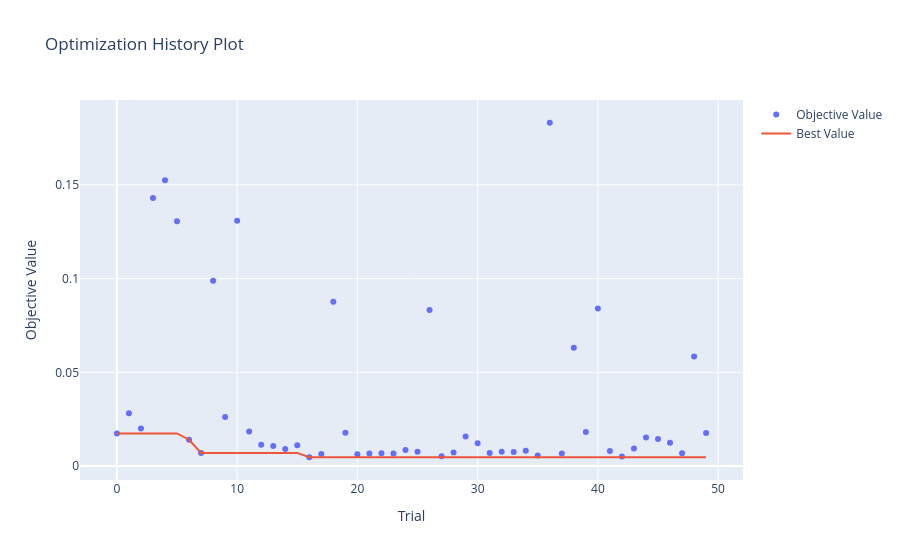
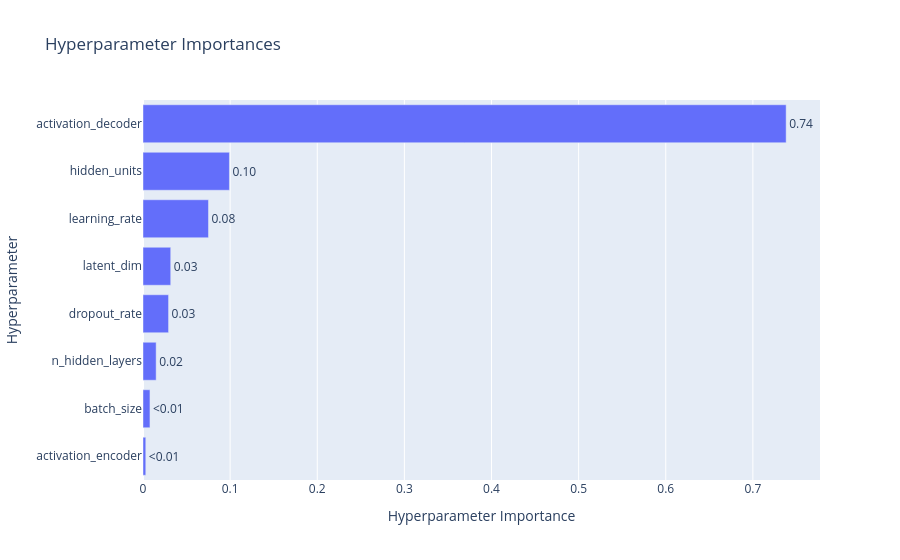

Notebook code cell kept with these figures, in order:
### Markdown cell above
## Section 3: Extended Search Space Exploration (v3)

This section explores an expanded hyperparameter space including architectural variations and different activation functions to discover potentially superior model configurations.

**Extended Search Space:**
- Latent dimension: [8, 16, 32, 64, 128]
- Learning rate: [1e-2, 5e-3, 1e-3, 5e-4, 1e-4]
- Batch size: [32, 64, 128, 256, 512, 1024]
- Dropout rate: [0.0, 0.1, 0.2, 0.3, 0.4, 0.5]
- Hidden layers: [1, 2, 3, 4]
- Hidden units: [16, 32, 64, 128, 256]
- Encoder activation: ['relu', 'tanh', 'sigmoid', 'leaky_relu']
- Decoder activation: ['relu', 'sigmoid', 'linear', 'tanh', 'leaky_relu']

**Approach:**
Systematic exploration of the extended space using random sampling to identify promising regions for further investigation.

### Code cell
if RUN_MODE:
    # Define extended search space
    # search_space_3 = {
    #     'latent_dim': [8, 16, 32, 64, 128],
    #     'learning_rate': [1e-2, 5e-3, 1e-3, 5e-4, 1e-4],
    #     'batch_size': [32, 64, 128, 256, 512, 1024],
    #     'dropout_rate': [0.0, 0.1, 0.2, 0.3, 0.4, 0.5],
    #     'n_hidden_layers': [1, 2, 3, 4],
    #     'hidden_units': [16, 32, 64, 128, 256],
    #     'activation_encoder': ['relu', 'tanh', 'sigmoid','leaky_relu'],
    #     'activation_decoder': ['relu', 'sigmoid', 'linear', 'tanh','leaky_relu']
    # }

    search_space_3 = {
    'latent_dim': [16, 32, 64],
    'learning_rate': [1e-3, 5e-4, 1e-4],
    'batch_size': [128, 256, 512],
    'dropout_rate': [0.0, 0.1, 0.2],
    'n_hidden_layers': [1, 2],
    'hidden_units': [32, 64, 128],
    'activation_encoder': ['relu', 'leaky_relu'],
    'activation_decoder': ['relu', 'sigmoid']
    }

# Output the search space for verification
    print("\nHyperparameter Search Space:")
    for param, values in search_space_3.items():
        print(f"{param}: {values}")# 
    print("\n" + "="*50)    

    # Prepare validation split for Optuna objective
    x_fit, x_val = train_test_split(X_train, test_size=0.2, random_state=42, shuffle=True)

    # Define Optuna objective function
    def objective(trial):
        """Objective function for Optuna optimization."""
        # Sample hyperparameters
        latent_dim = trial.suggest_categorical('latent_dim', search_space_3['latent_dim'])
        learning_rate = trial.suggest_loguniform('learning_rate', search_space_3['learning_rate'][1], search_space_3['learning_rate'][0])
        batch_size = trial.suggest_categorical('batch_size', search_space_3['batch_size'])
        dropout_rate = trial.suggest_categorical('dropout_rate', search_space_3['dropout_rate'])
        n_hidden_layers = trial.suggest_categorical('n_hidden_layers', search_space_3['n_hidden_layers'])
        hidden_units = trial.suggest_categorical('hidden_units', search_space_3['hidden_units'])
        activation_encoder = trial.suggest_categorical('activation_encoder', search_space_3['activation_encoder'])
        activation_decoder = trial.suggest_categorical('activation_decoder', search_space_3['activation_decoder'])  

        # Build model with sampled hyperparameters
        model = build_autoencoder(
            input_dim=X_train.shape[1],
            latent_dim=latent_dim,
            hidden_units=hidden_units,
            dropout_rate=dropout_rate,
            n_hidden_layers=n_hidden_layers,
            activation_encoder=activation_encoder,
            activation_decoder=activation_decoder
        )

        # Compile model
        optimizer = keras.optimizers.Adam(learning_rate=learning_rate)
        model.compile(optimizer=optimizer, loss='mse')

        # Train model with early stopping
        history = model.fit(
            x_fit, x_fit,
            validation_data=(x_val, x_val),
            epochs=30,
            batch_size=batch_size,
            callbacks=[
                keras.callbacks.EarlyStopping(monitor='val_loss', patience=5, restore_best_weights=True)
            ],
            verbose=0
        )

        # Return validation loss for minimization
        return min(history.history['val_loss'])

    # Create and run Optuna study
    print("Starting Optuna Bayesian optimization...")
    study3 = optuna.create_study(direction='minimize', sampler=optuna.samplers.TPESampler(seed=42))
    study3.optimize(objective, n_trials=N_TRIALS, timeout=800)  # 50 trials or 15 minutes max

    # Display results
    print("\n" + "="*50)
    print("OPTUNA BAYESIAN OPTIMIZATION COMPLETE")
    print("="*50)
    print(f"Number of finished trials: {len(study3.trials)}")

    print("\nBest trial:")
    trial = study3.best_trial
    print(f"  Value (validation loss): {trial.value:.6f}")
    print("  Parameters:")
    for key, value in trial.params.items():
        print(f"    {key}: {value}")
    
    # Train the best model on the full training set with early stopping
    print("\nPreparing best model for full training...")
    best_params = study3.best_params
    best_model = build_autoencoder(
        input_dim=X_train.shape[1],
        latent_dim=best_params['latent_dim'],
        hidden_units=best_params['hidden_units'],
        dropout_rate=best_params['dropout_rate'],
        n_hidden_layers=best_params['n_hidden_layers'],
        activation_encoder=best_params['activation_encoder'],
        activation_decoder=best_params['activation_decoder']
    )

    best_model.compile(optimizer=keras.optimizers.Adam(learning_rate=best_params['learning_rate']), loss='mse')

    best_history = best_model.fit(
        X_train, X_train,
        validation_split=0.1,
        epochs=100,
        batch_size=best_params['batch_size'],
        callbacks=[keras.callbacks.EarlyStopping(monitor='val_loss', patience=10, restore_best_weights=True)],
        verbose=0
    )
    
    # Best Model Summary
    print("\nBest Model Summary:")
    best_model.summary()
      
    # Save best model parameters to a text file
    print("\nSaving best model parameters to disk...")
    with open(models_dir / "best_model_params_v3.txt", "w") as f:
        f.write("Best Model Parameters:\n")
        for key, value in best_params.items():
            f.write(f"{key}: {value}\n")    
    print("Best model parameters saved successfully.")
    
    
    # Save the best model to disk
    print("\nSaving best model to disk...")
    best_model.save(models_dir / "autoencoder_best_model_v3.keras")
    print("Best model saved successfully.")
    
    # Save the final study for future reference
    print("\nSaving Optuna study to disk...")
    joblib.dump(study3, models_dir / "optuna_study_v3.pkl")
    print("Optuna study saved successfully.")
    
    # Visualize optimization history
    try:
        fig = optuna.visualization.plot_optimization_history(study3)
        fig.show()
    except Exception as e:
        print(f"Could not generate optimization history plot: {e}")

    try:
        fig = optuna.visualization.plot_param_importances(study3)
        fig.show()
    except Exception as e:
        print(f"Could not generate parameter importance plot: {e}")
        
else:
    print("Loading best model data from disk...")
    final_model = keras.models.load_model(models_dir / "autoencoder_best_model_v3.keras")

    # load the Optuna study
    study3 = joblib.load(models_dir / "optuna_study_v3.pkl")
    print("Optuna study loaded successfully.")

    # Load best model parameters from the text file
    best_params = {}
    with open(models_dir / "best_model_params_v3.txt", "r") as f:
        lines = f.readlines()[1:]  # Skip the first line
        for line in lines:
            key, value = line.strip().split(": ")
            best_params[key] = float(value) if '.' in value else int(value)
    
    # Print best model parameters
    print("\nBest Model Parameters:")
    for key, value in best_params.items():
        print(f"  {key}: {value}")
                
    print("\nBest Model Summary:")
    final_model.summary()

### Figure 1 — Plotly figure (JSON) as saved in the notebook; plotly's stock layout.template omitted (floating-point values rounded to 4 significant figures)
{"data": [{"mode": "markers", "name": "Objective Value", "type": "scatter", "x": [0, 1, 2, 3, 4, 5, 6, 7, 8, 9, 10, 11, 12, 13, 14, 15, 16, 17, 18, 19, 20, 21, 22, 23, 24, 25, 26, 27, 28, 29, 30, 31, 32, 33, 34, 35, 36, 37, 38, 39, 40, 41, 42, 43, 44, 45, 46, 47, 48, 49], "y": [0.01739, 0.02816, 0.02002, 0.143, 0.1525, 0.1306, 0.01404, 0.007013, 0.09882, 0.0262, 0.1309, 0.01838, 0.01137, 0.01074, 0.009043, 0.01113, 0.004699, 0.006432, 0.08769, 0.01779, 0.00624, 0.006731, 0.006776, 0.00675, 0.008526, 0.007609, 0.08329, 0.005253, 0.007274, 0.01577, 0.01218, 0.006905, 0.00766, 0.007533, 0.008196, 0.005621, 0.1831, 0.006703, 0.0631, 0.01823, 0.084, 0.00802, 0.005063, 0.009335, 0.01525, 0.01448, 0.01238, 0.006874, 0.05845, 0.01761]}, {"mode": "lines", "name": "Best Value", "type": "scatter", "x": [0, 1, 2, 3, 4, 5, 6, 7, 8, 9, 10, 11, 12, 13, 14, 15, 16, 17, 18, 19, 20, 21, 22, 23, 24, 25, 26, 27, 28, 29, 30, 31, 32, 33, 34, 35, 36, 37, 38, 39, 40, 41, 42, 43, 44, 45, 46, 47, 48, 49], "y": [0.01739, 0.01739, 0.01739, 0.01739, 0.01739, 0.01739, 0.01404, 0.007013, 0.007013, 0.007013, 0.007013, 0.007013, 0.007013, 0.007013, 0.007013, 0.007013, 0.004699, 0.004699, 0.004699, 0.004699, 0.004699, 0.004699, 0.004699, 0.004699, 0.004699, 0.004699, 0.004699, 0.004699, 0.004699, 0.004699, 0.004699, 0.004699, 0.004699, 0.004699, 0.004699, 0.004699, 0.004699, 0.004699, 0.004699, 0.004699, 0.004699, 0.004699, 0.004699, 0.004699, 0.004699, 0.004699, 0.004699, 0.004699, 0.004699, 0.004699]}, {"marker": {"color": "#cccccc"}, "mode": "markers", "name": "Infeasible Trial", "showlegend": false, "type": "scatter", "x": [], "y": []}], "layout": {"title": {"text": "Optimization History Plot"}, "xaxis": {"title": {"text": "Trial"}}, "yaxis": {"title": {"text": "Objective Value"}}}}

### Figure 2 — Plotly figure (JSON) as saved in the notebook; plotly's stock layout.template omitted (floating-point values rounded to 4 significant figures)
{"data": [{"cliponaxis": false, "hovertemplate": ["activation_encoder (CategoricalDistribution): 0.0031881351979821115<extra></extra>", "batch_size (CategoricalDistribution): 0.008001490113548138<extra></extra>", "n_hidden_layers (CategoricalDistribution): 0.015092103193532285<extra></extra>", "dropout_rate (CategoricalDistribution): 0.02934643964037003<extra></extra>", "latent_dim (CategoricalDistribution): 0.03182837346270728<extra></extra>", "learning_rate (FloatDistribution): 0.07514214412250374<extra></extra>", "hidden_units (CategoricalDistribution): 0.09920728489745466<extra></extra>", "activation_decoder (CategoricalDistribution): 0.7381940293719018<extra></extra>"], "name": "Objective Value", "orientation": "h", "text": ["<0.01", "<0.01", "0.02", "0.03", "0.03", "0.08", "0.10", "0.74"], "textposition": "outside", "type": "bar", "x": [0.003188, 0.008001, 0.01509, 0.02935, 0.03183, 0.07514, 0.09921, 0.7382], "y": ["activation_encoder", "batch_size", "n_hidden_layers", "dropout_rate", "latent_dim", "learning_rate", "hidden_units", "activation_decoder"]}], "layout": {"title": {"text": "Hyperparameter Importances"}, "xaxis": {"title": {"text": "Hyperparameter Importance"}}, "yaxis": {"title": {"text": "Hyperparameter"}}}}
